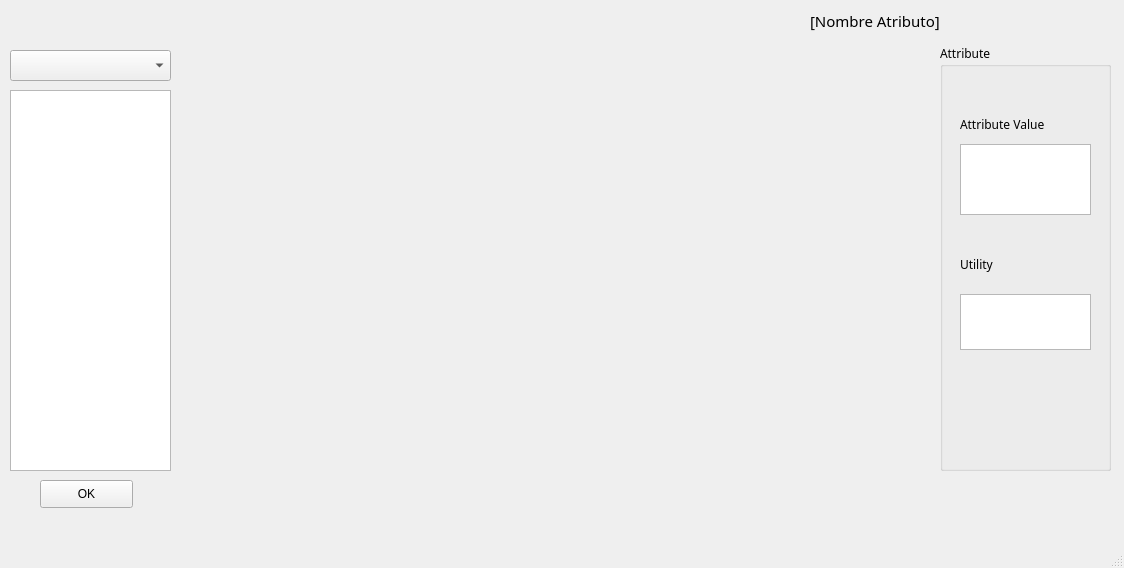
<?xml version="1.0" encoding="UTF-8"?>
<ui version="4.0">
 <class>componentsUtilitiesView</class>
 <widget class="QMainWindow" name="componentsUtilitiesView">
  <property name="geometry">
   <rect>
    <x>0</x>
    <y>0</y>
    <width>1124</width>
    <height>568</height>
   </rect>
  </property>
  <property name="windowTitle">
   <string>Viewing Components Utilities</string>
  </property>
  <widget class="QWidget" name="centralwidget">
   <widget class="QWidget" name="horizontalLayoutWidget_2">
    <property name="geometry">
     <rect>
      <x>180</x>
      <y>50</y>
      <width>751</width>
      <height>421</height>
     </rect>
    </property>
    <layout class="QHBoxLayout" name="hLayoutVCU"/>
   </widget>
   <widget class="QGroupBox" name="groupBox">
    <property name="geometry">
     <rect>
      <x>940</x>
      <y>44</y>
      <width>171</width>
      <height>427</height>
     </rect>
    </property>
    <property name="font">
     <font>
      <family>Neue Haas Grotesk Text Pro Extr</family>
     </font>
    </property>
    <property name="title">
     <string>Attribute</string>
    </property>
    <widget class="QLabel" name="AttValueC">
     <property name="geometry">
      <rect>
       <x>20</x>
       <y>70</y>
       <width>131</width>
       <height>21</height>
      </rect>
     </property>
     <property name="font">
      <font>
       <family>Neue Haas Grotesk Text Pro Extr</family>
       <pointsize>9</pointsize>
       <weight>50</weight>
       <bold>false</bold>
      </font>
     </property>
     <property name="text">
      <string>Attribute Value</string>
     </property>
    </widget>
    <widget class="QLabel" name="AttUtilityC">
     <property name="geometry">
      <rect>
       <x>20</x>
       <y>210</y>
       <width>51</width>
       <height>21</height>
      </rect>
     </property>
     <property name="font">
      <font>
       <family>Neue Haas Grotesk Text Pro Extr</family>
       <pointsize>9</pointsize>
       <weight>50</weight>
       <bold>false</bold>
      </font>
     </property>
     <property name="text">
      <string>Utility</string>
     </property>
    </widget>
    <widget class="QPlainTextEdit" name="plainTextAVC">
     <property name="geometry">
      <rect>
       <x>20</x>
       <y>100</y>
       <width>131</width>
       <height>71</height>
      </rect>
     </property>
     <property name="font">
      <font>
       <family>Neue Haas Grotesk Text Pro Extr</family>
       <pointsize>17</pointsize>
      </font>
     </property>
    </widget>
    <widget class="QPlainTextEdit" name="plainTextAU">
     <property name="geometry">
      <rect>
       <x>20</x>
       <y>250</y>
       <width>131</width>
       <height>56</height>
      </rect>
     </property>
     <property name="font">
      <font>
       <family>Neue Haas Grotesk Text Pro Extr</family>
       <pointsize>11</pointsize>
      </font>
     </property>
    </widget>
   </widget>
   <widget class="QComboBox" name="comboBoxAltNames">
    <property name="geometry">
     <rect>
      <x>10</x>
      <y>50</y>
      <width>161</width>
      <height>31</height>
     </rect>
    </property>
    <property name="font">
     <font>
      <family>Neue Haas Grotesk Text Pro Extr</family>
      <pointsize>10</pointsize>
     </font>
    </property>
   </widget>
   <widget class="QTableWidget" name="tableAltName">
    <property name="geometry">
     <rect>
      <x>10</x>
      <y>90</y>
      <width>161</width>
      <height>381</height>
     </rect>
    </property>
    <property name="font">
     <font>
      <family>Neue Haas Grotesk Text Pro Extr</family>
      <pointsize>10</pointsize>
     </font>
    </property>
   </widget>
   <widget class="QPushButton" name="pushButtonOKVCU">
    <property name="geometry">
     <rect>
      <x>40</x>
      <y>480</y>
      <width>93</width>
      <height>28</height>
     </rect>
    </property>
    <property name="font">
     <font>
      <pointsize>9</pointsize>
     </font>
    </property>
    <property name="text">
     <string>OK</string>
    </property>
   </widget>
   <widget class="QLabel" name="AttNameChart">
    <property name="geometry">
     <rect>
      <x>810</x>
      <y>10</y>
      <width>211</width>
      <height>21</height>
     </rect>
    </property>
    <property name="font">
     <font>
      <family>Neue Haas Grotesk Text Pro Extr</family>
      <pointsize>11</pointsize>
      <weight>50</weight>
      <bold>false</bold>
     </font>
    </property>
    <property name="text">
     <string>[Nombre Atributo]</string>
    </property>
   </widget>
  </widget>
  <widget class="QMenuBar" name="menubar">
   <property name="geometry">
    <rect>
     <x>0</x>
     <y>0</y>
     <width>1124</width>
     <height>26</height>
    </rect>
   </property>
  </widget>
  <widget class="QStatusBar" name="statusbar"/>
 </widget>
 <resources/>
 <connections/>
</ui>
